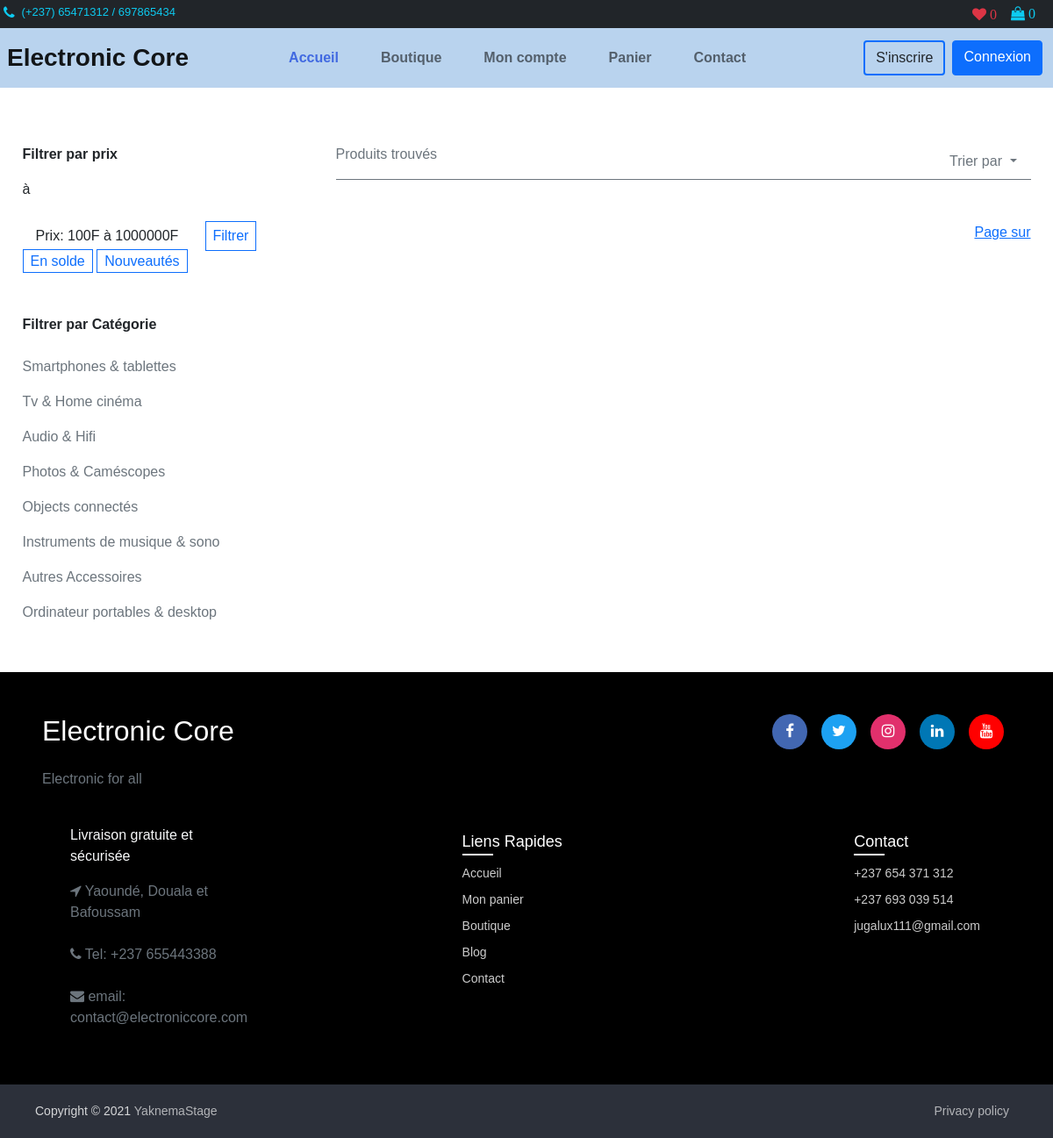
Page /articles/search on the committed database.
### core/models.py (models this page shows, shortened)
class Category(models.Model):
    name = models.CharField(max_length=200, unique=True)
    slug = models.SlugField(max_length=200, unique=True)
    class Meta:
        verbose_name = 'Category'
        verbose_name_plural = 'Categories'

### core/views.py (the view, shortened to what this page needs)
# urls.py: path('articles/search', SearchView.as_view(), name='search'),
class SearchView(View):
    template_name = "core/search.html"
    def get(self, request, *args, **kwargs):
        context = {}
        return render(request, self.template_name, context)

### core/context_processors.py (called while the page is built)
def categories(request):
    categories = Category.objects.all()
    return {'categories': categories}

### core/templates/core/search.html (shortened to what this page needs)
{% extends 'core/base.html' %}
{% block content %}
	<div class="row mt-3">
			<div class="col-lg-3 mx-auto py-5">
				<p class="fw-bold">Filtrer par prix</p>
				<div class="bg">
					<label>
					   à
					</label>
					<br><br>
				</div>
				<div class="d-flex justify-content-around">
					<p class="my-auto">Prix: 100F à 1000000F</p>
					<a href="#" class="py-1 px-2 text-decoration-none border border-1 border-primary">Filtrer</a>
				</div>
				<a href="{% url "core:filter" 'en-solde' %}" class="py-1 px-2 text-decoration-none border border-1 border-primary">En solde</a>
				<a href="{% url "core:filter" 'new' %}" class="py-1 px-2 text-decoration-none border border-1 border-primary">Nouveautés</a>
				<div class="mt-5 d-grid">
					<p class="fw-bold mb-3">Filtrer par Catégorie</p>
					{% for category in categories %}
                    	<a href="{% url 'core:show_category' category.slug %}" class="text-secondary my-2 text-decoration-none">
						{{ category.name }}
						</a>
					{%endfor%}
				</div>
			</div>
			<div class="col-lg-8 mx-auto py-5">
				<div class="d-flex justify-content-between mb-5 border border-secondary border-top-0 border-start-0 border-end-0">
					{% if nbre > 0 %}
						<p class="text-secondary"><span class="text-danger">Aucun</span> Produit trouvé</p>
					{% else %}
						<p class="text-secondary"> Produits trouvés</p>
					{% endif %}
					<div class="d-flex">
						<div>
							<a class="nav-link dropdown-toggle text-secondary" href="#" id="sortBy" role="button" data-bs-toggle="dropdown" aria-expanded="false">
							Trier par
							</a>
						</div>
					</div>
				</div>
				<div class="row pull-right">
                    <nav>
                        <ul class="pagination">
                            <li class="disabled"><a href="#">Page {{ products.number }} sur {{ products.paginator.num_pages }}</a></li>
                        </ul>
                    </nav>
                </div>
			</div>
		</div>
	</div>
{% endblock %}

### core/static/core/css/style.css (style rules this page uses)
body, html { height:100%; overflow-x: hidden; scroll-behavior: smooth; font-family: 'Dosis', sans-serif; }

### rows in the picture
Category: name "Smartphones & tablettes"
Category: name "Tv & Home cinéma"
Category: name "Audio & Hifi"
Category: name "Photos & Caméscopes"
Category: name "Objects connectés"
Category: name "Instruments de musique & sono"
Category: name "Autres Accessoires"
Category: name "Ordinateur portables & desktop"
